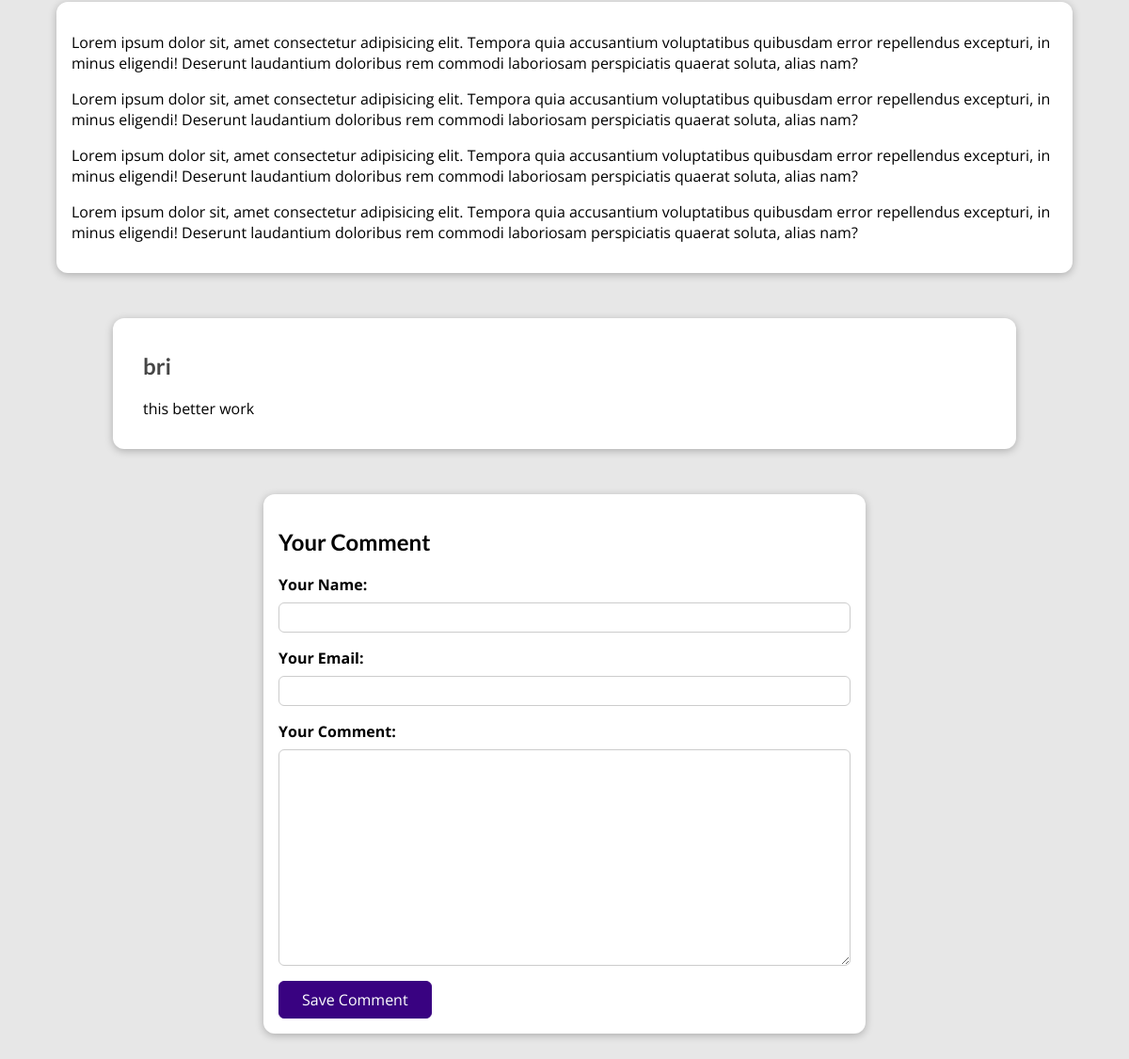
Page /posts/tech-music (lower part) on the earlier database version.
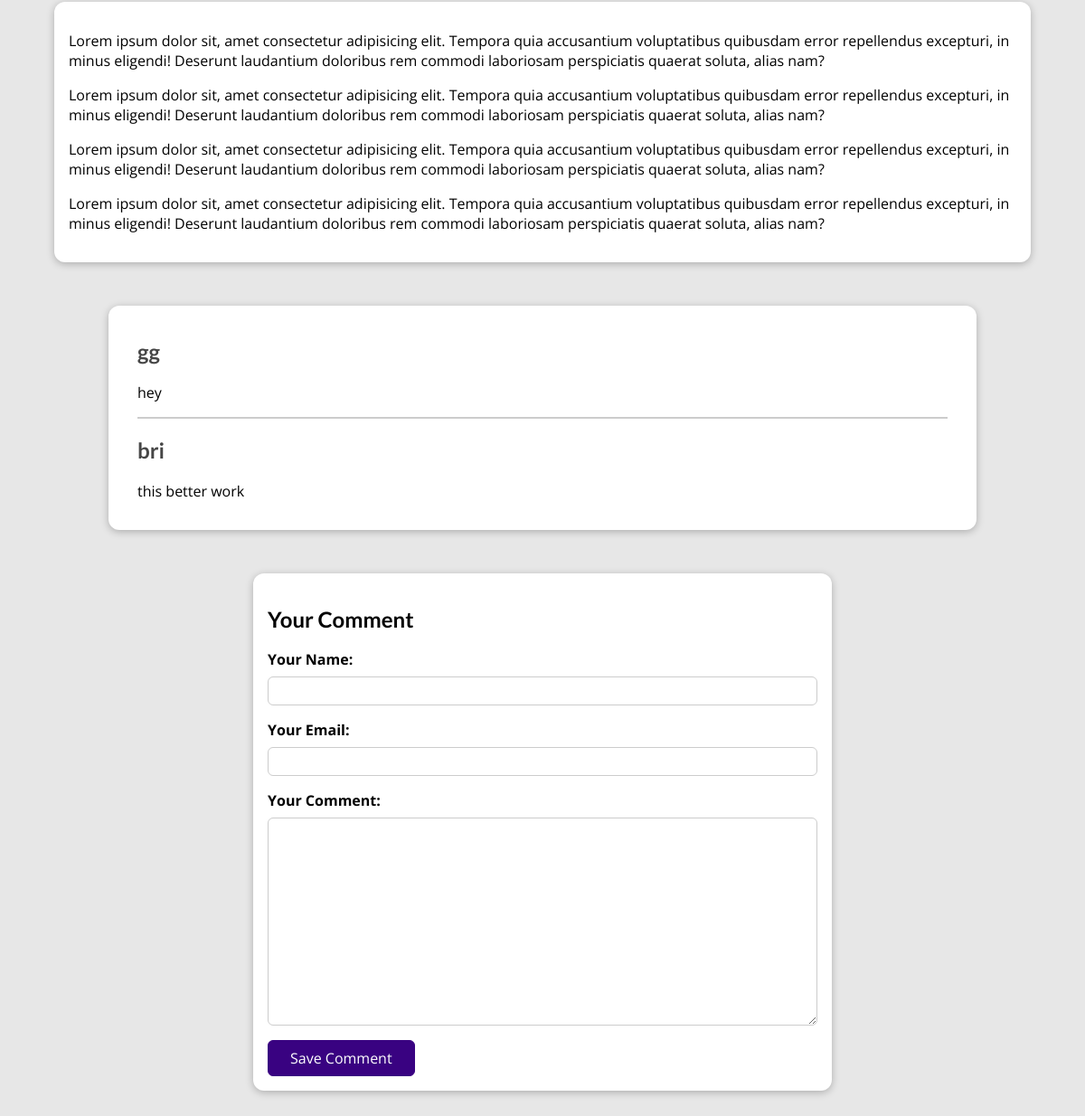
Same page on the later database version.
### blog/models.py (models this page shows)
class Comment(models.Model):
    user_name = models.CharField(max_length=120) # Your Name
    user_email = models.EmailField() # Your Email
    text = models.TextField(max_length=300)
    post = models.ForeignKey(
        Post, on_delete=models.CASCADE, related_name="comments")

### blog/views.py (the view, shortened to what this page needs)
# urls.py: path("posts/<slug:slug>", views.SinglePostView.as_view(),
class SinglePostView(View):
    def is_stored_post(self, request, post_id):
        stored_posts = request.session.get("stored_posts")
        if stored_posts is not None:
            is_saved_for_later = post_id in stored_posts
        else:
            is_saved_for_later = False
        return is_saved_for_later
    def get(self, request, slug):
        post = Post.objects.get(slug=slug)
        context ={
            "post": post,
            "post_tags": post.tags.all(),
            "comment_form": CommentForm(),
            "comments": post.comments.all().order_by("-id"),
            "saved_for_later": self.is_stored_post(request, post.id)
        }
        return render(request, "blog/post-detail.html", context)

### blog/forms.py
class CommentForm(forms.ModelForm):
    class Meta:
        model = Comment
        exclude = ["post"]
        labels = {
            "user_name": "Your Name",
            "user_email": "Your Email",
            "text": "Your Comment"
        }

### blog/models.py (called while the page is built)
    def full_name(self):
        return f"{self.first_name} {self.last_name}"

    def __str__(self):
        return self.full_name()

### blog/templates/blog/post-detail.html (shortened to what this page needs)
{% extends "base.html" %}
{% load static %}
{% block css_files %}
    <link rel="stylesheet" href='{% static 'blog/post-detail.css' %}'/>
{% endblock %}
{% block content %}
    <main>
        {{ post.content|linebreaks }}
    </main>
    <section id="comments">
        <ul>
            {% for comment in comments %}
                <li>
                    <h2>{{ comment.user_name }}</h2>
                    <p>{{ comment.text|linebreaks }}</p>
                </li>
            {% endfor %}
        </ul>
    </section>
    <section id="comment-form">
        <h2>Your Comment</h2>
        <form action="{% url "post-detail" post.slug %}" method="POST">
            {% for form_field in comment_form %}
                <div class="form-control {% if form_field.errors %}invalid{% endif %}">
                    {{ form_field.label_tag }}
                    {{ form_field }}
                </div>
            {% endfor %}
            <button>Save Comment</button>
        </form>
    </section>
{% endblock %}

Differences in the rows shown:
added Comment: user_name "gg", text "hey"
